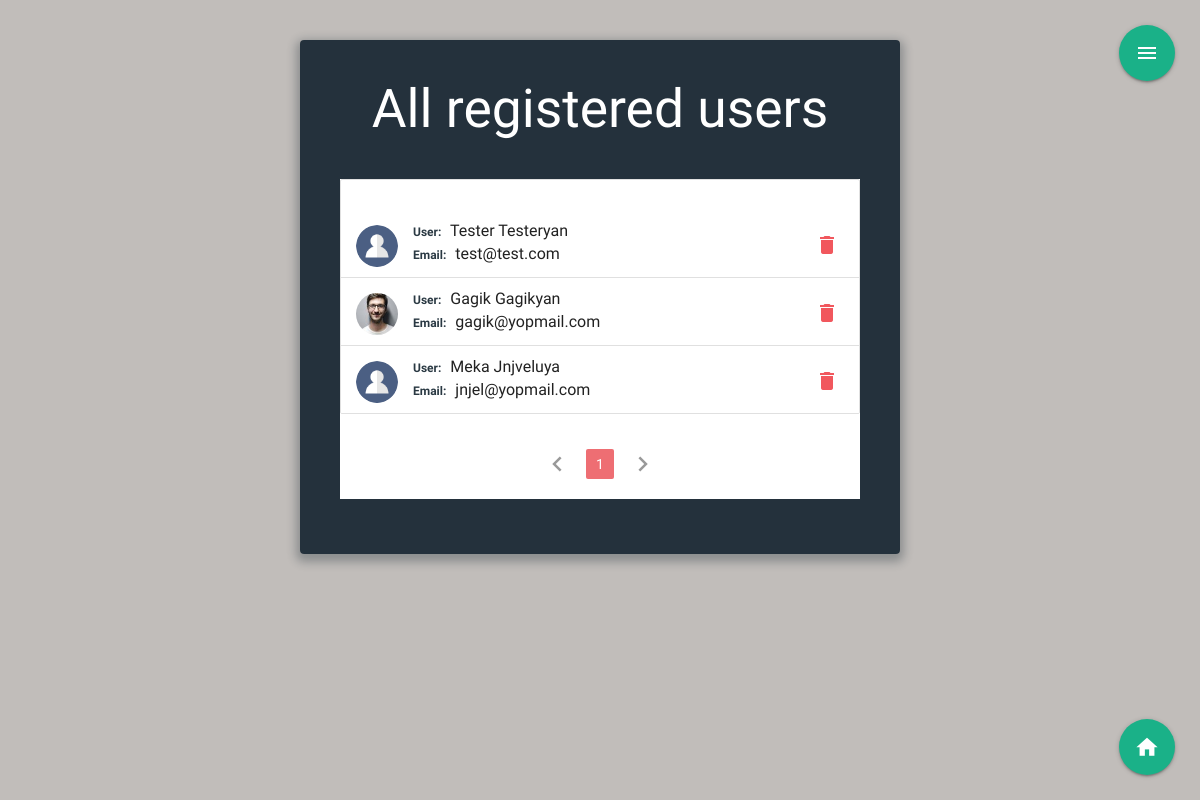
/users (signed in), run on an earlier commit of the app's database.
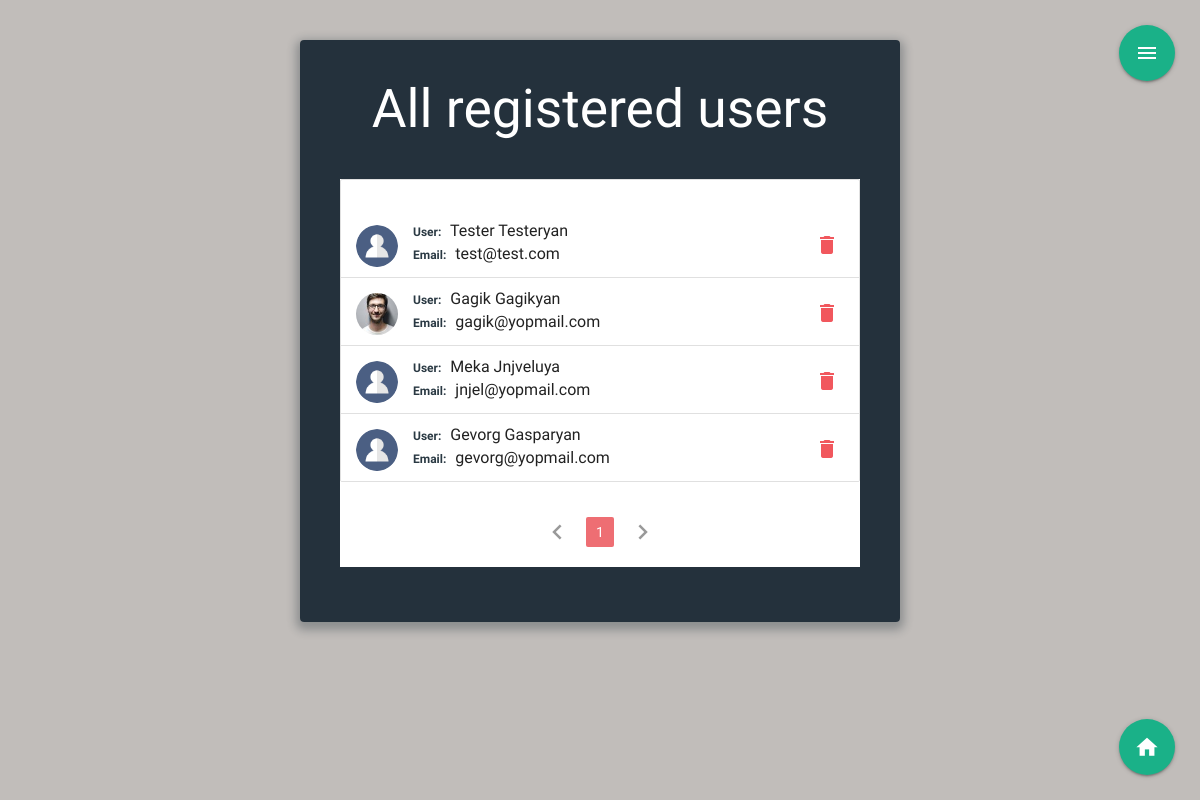
And on a later commit of the database.
### meeting_app/models.py (models this page shows, shortened)
class User(db.Model, UserMixin):
  id = db.Column(db.Integer, primary_key=True)
  fname = db.Column(db.String(60), nullable=False)
  lname = db.Column(db.String(60), nullable=False)
  email = db.Column(db.String(120), unique=True, nullable=False)
  image_file = db.Column(db.String(20), nullable=False, default='avatar.png')
  usertype = db.Column(db.String(20), nullable=False, default="user")
  password = db.Column(db.String(60), nullable=False)
  created_meetings = db.relationship('Meeting', backref='author', lazy=True)

### meeting_app/users/routes.py (the view)
@users.route("/users", methods=["GET", "POST"])
@login_required
def reg_users():
  if current_user.usertype == "admin":
    page=request.args.get('page',1,type=int)
    users = User.query.filter_by(usertype="user").paginate(page=page,per_page=8)
    image_file = url_for('static', filename='/img/' + current_user.image_file)
    return render_template("users.html", isIndex=True,image_file=image_file,users=users,legend="All registered users")
  else:
    abort(403)

### meeting_app/models.py (called while the page is built)
@login_manager.user_loader
def load_user(user_id):
  return User.query.get(int(user_id))

### meeting_app/templates/users.html (shortened to what this page needs)
{%extends "layout.html"%}
{% block content %}
<div class="wrap">
    <h2>{{legend}}</h2>
<div id="shedule" class='reg_users'>
 <ul class="collection">
  {% if users.items!=[] %}
  {% for user in users.items %}
    <li class="collection-item avatar">
    <a href="{{url_for('users.user_reserves', id=user.id)}}">
      <div class="img-wrapper circle">
        <div class="img " style="background-image: url({{url_for('static', filename='img/'+user.image_file, )}})"></div>
      </div>
    </a>
      <span class="title5 collection-title">User:</span>
      <a href=""></a>{{user.fname}} {{user.lname}} </a>
      <p>
        <span class="collection-title">Email:</span>    {{user.email}}
      {% if (current_user.usertype=="admin") %}
      <div class="action-buttons-wrapper">
       <a class="waves-effect waves-light modal-trigger secondary-content" href="#modal" data-id="{{url_for('users.delete_user',user_id = user.id)}}">  <i class="material-icons ">delete</i></a>
      </div>
      {%endif %}
    </li>
    {%endfor%}
  </ul>
  <ul class="pagination">
    {% if users.has_prev %}
    <li class="arrow"><a  href="{{ url_for('users.reg_users',page=users.prev_num)}}"><i class="material-icons">chevron_left</i></a></li>
    {% else %}
    <li class="disabled"><a href="#!"><i class="material-icons">chevron_left</i></a></li>
    {% endif %}
    {% for page_num in users.iter_pages(left_edge=1, right_edge=1, left_current=1,right_current=2) %}
      {% if page_num %}
        {% if users.page ==page_num %}
          <li class="active"> <a href="{{ url_for('users.reg_users',page=page_num)}}">{{page_num}}</a></li>
        {% else %}
          <li class="waves-effect pag-element"> <a href="{{ url_for('users.reg_users',page=page_num)}}">{{page_num}}</a></li>
        {% endif %}
      {% else %}
        <span>...</span>
      {% endif %}
    {% endfor %}
    {% if users.has_next %}
      <li class="arrow"><a href="{{ url_for('users.reg_users',page=users.next_num)}}"><i class="material-icons">chevron_right</i></a></li>
    {% else %}
    <li class="disabled"><a href="#!"><i class="material-icons">chevron_right</i></a></li>
    {% endif %}
    {% else %}
    <p class="no-shedules">There are no registered users, please try a letter...</p>
    {% endif %}
  </ul>
</div>
  <div class="fixed-button-wrapper">
    <a class="btn-floating btn-large" href="{{url_for('main.index')}}"><i class="material-icons">home</i></a>
  </div>
</div>
{% endblock %}

What changed in the data, as far as the page shows it:
added User: image_file (placeholder picture), fname "Gevorg", lname "Gasparyan", email "gevorg@yopmail.com"
